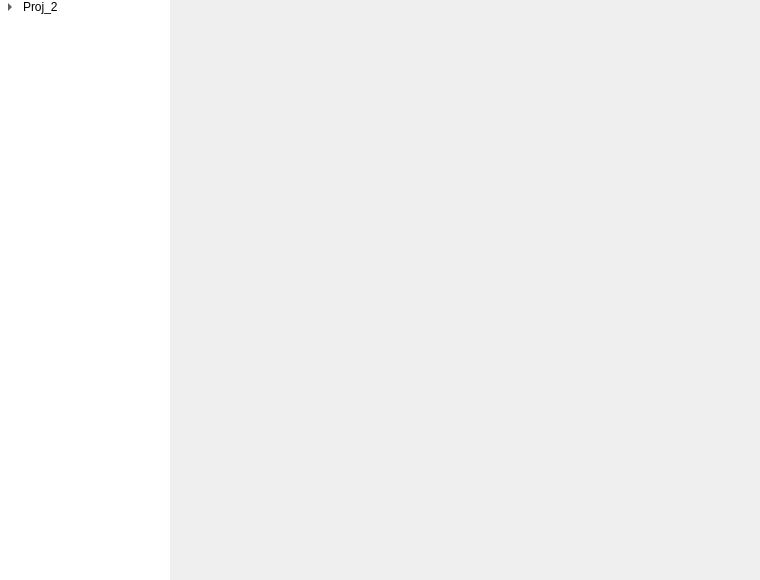
<?xml version="1.0" encoding="UTF-8"?>
<ui version="4.0">
 <class>Edit</class>
 <widget class="QWidget" name="Edit">
  <property name="geometry">
   <rect>
    <x>0</x>
    <y>0</y>
    <width>760</width>
    <height>580</height>
   </rect>
  </property>
  <property name="windowTitle">
   <string>Form</string>
  </property>
  <layout class="QHBoxLayout" name="horizontalLayout">
   <property name="spacing">
    <number>0</number>
   </property>
   <property name="leftMargin">
    <number>0</number>
   </property>
   <property name="topMargin">
    <number>0</number>
   </property>
   <property name="rightMargin">
    <number>0</number>
   </property>
   <property name="bottomMargin">
    <number>0</number>
   </property>
   <item>
    <widget class="QWidget" name="sideBar" native="true">
     <layout class="QVBoxLayout" name="verticalLayout">
      <property name="spacing">
       <number>0</number>
      </property>
      <property name="leftMargin">
       <number>0</number>
      </property>
      <property name="topMargin">
       <number>0</number>
      </property>
      <property name="rightMargin">
       <number>0</number>
      </property>
      <property name="bottomMargin">
       <number>0</number>
      </property>
      <item>
       <widget class="QTreeWidget" name="projectTreeWidget">
        <property name="sizePolicy">
         <sizepolicy hsizetype="Fixed" vsizetype="Expanding">
          <horstretch>0</horstretch>
          <verstretch>0</verstretch>
         </sizepolicy>
        </property>
        <property name="minimumSize">
         <size>
          <width>170</width>
          <height>0</height>
         </size>
        </property>
        <property name="maximumSize">
         <size>
          <width>170</width>
          <height>16777215</height>
         </size>
        </property>
        <property name="frameShape">
         <enum>QFrame::NoFrame</enum>
        </property>
        <property name="headerHidden">
         <bool>true</bool>
        </property>
        <column>
         <property name="text">
          <string>1</string>
         </property>
        </column>
        <item>
         <property name="text">
          <string>Proj_2</string>
         </property>
         <property name="icon">
          <iconset resource="icons.qrc">
           <normaloff>:/icons/application-icon.png</normaloff>:/icons/application-icon.png</iconset>
         </property>
         <item>
          <property name="text">
           <string>Rules</string>
          </property>
          <property name="icon">
           <iconset resource="icons.qrc">
            <normaloff>:/icons/small_folder_brick.png</normaloff>:/icons/small_folder_brick.png</iconset>
          </property>
          <item>
           <property name="text">
            <string>Rule001</string>
           </property>
          </item>
          <item>
           <property name="text">
            <string>Rule002</string>
           </property>
          </item>
          <item>
           <property name="text">
            <string>Rule003</string>
           </property>
          </item>
         </item>
         <item>
          <property name="text">
           <string>Programs</string>
          </property>
          <property name="icon">
           <iconset resource="icons.qrc">
            <normaloff>:/icons/small_folder_page.png</normaloff>:/icons/small_folder_page.png</iconset>
          </property>
          <item>
           <property name="text">
            <string>Program001</string>
           </property>
          </item>
          <item>
           <property name="text">
            <string>Program002</string>
           </property>
          </item>
         </item>
         <item>
          <property name="text">
           <string>Graphs</string>
          </property>
          <property name="icon">
           <iconset resource="icons.qrc">
            <normaloff>:/icons/small_folder.png</normaloff>:/icons/small_folder.png</iconset>
          </property>
          <item>
           <property name="text">
            <string>Graph001.dot</string>
           </property>
          </item>
          <item>
           <property name="text">
            <string>Graph002.gxl</string>
           </property>
          </item>
         </item>
        </item>
       </widget>
      </item>
     </layout>
    </widget>
   </item>
   <item>
    <widget class="QStackedWidget" name="stackedWidget">
     <widget class="Developer::RuleEdit" name="ruleEdit">
      <layout class="QVBoxLayout" name="verticalLayout_7"/>
     </widget>
     <widget class="Developer::ProgramEdit" name="programEdit">
      <layout class="QVBoxLayout" name="verticalLayout_3"/>
     </widget>
     <widget class="Developer::GraphEdit" name="graphEdit">
      <layout class="QVBoxLayout" name="verticalLayout_5"/>
     </widget>
    </widget>
   </item>
  </layout>
 </widget>
 <customwidgets>
  <customwidget>
   <class>Developer::RuleEdit</class>
   <extends>QWidget</extends>
   <header>ruleedit.hpp</header>
   <container>1</container>
  </customwidget>
  <customwidget>
   <class>Developer::ProgramEdit</class>
   <extends>QWidget</extends>
   <header>programedit.hpp</header>
   <container>1</container>
  </customwidget>
  <customwidget>
   <class>Developer::GraphEdit</class>
   <extends>QWidget</extends>
   <header>graphedit.hpp</header>
   <container>1</container>
  </customwidget>
 </customwidgets>
 <resources>
  <include location="icons.qrc"/>
 </resources>
 <connections>
  <connection>
   <sender>projectTreeWidget</sender>
   <signal>itemClicked(QTreeWidgetItem*,int)</signal>
   <receiver>Edit</receiver>
   <slot>fileClicked(QTreeWidgetItem*)</slot>
   <hints>
    <hint type="sourcelabel">
     <x>88</x>
     <y>453</y>
    </hint>
    <hint type="destinationlabel">
     <x>93</x>
     <y>801</y>
    </hint>
   </hints>
  </connection>
 </connections>
 <slots>
  <slot>fileClicked(QTreeWidgetItem*)</slot>
 </slots>
</ui>
